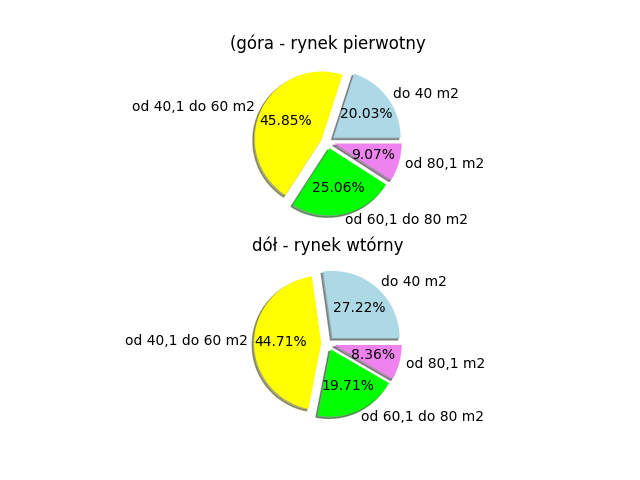

Here is the Python script that generated this plot:
import pandas as pd
import matplotlib.pyplot as plt

data = pd.read_csv("nieruchomosci15.csv",sep=";",names=["1", "2", "3", "4", "5", "6", "7", "8"])
new_data = data.transpose().reset_index()
new_data.columns = [ "Numer","rynek", "powierzchnia", "Rok", "Wartosc"]
print(new_data)
pierwotny = new_data[new_data["rynek"] == "rynek pierwotny"]
wtorny = new_data[new_data["rynek"] == "rynek wtórny"]

fig,ax = plt.subplots(nrows=2)
explodes = [0.1,0.1,0.1,0.1]
colors=["lightblue","yellow","lime","violet"]
ax[0].pie([float(".".join(i.split())) for i in pierwotny["Wartosc"]],
          colors=colors,
          labels= pierwotny["powierzchnia"],
          shadow=True,
          explode=explodes,
          autopct="%1.2f%%")
ax[0].set_title("(góra - rynek pierwotny")
ax[1].pie([float(".".join(i.split())) for i in wtorny["Wartosc"]],colors=colors,
          labels= wtorny["powierzchnia"],shadow=True,explode=explodes,autopct="%1.2f%%")
ax[1].set_title("dół - rynek wtórny")
plt.savefig("Task5.png")
plt.show()
print([int("".join(i.split())) for i in pierwotny["Wartosc"]])